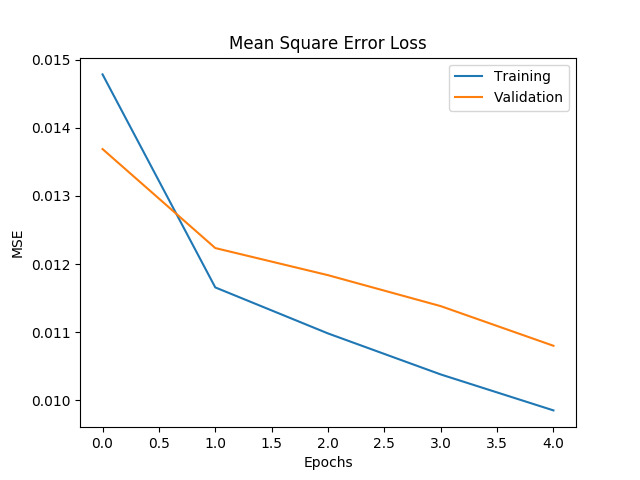

Recreate this plot in Python.
import os
import csv
import cv2
import pandas
import math
import numpy as np
import tensorflow as tf
import matplotlib.pyplot as plt
import sklearn
from sklearn.model_selection import train_test_split


def get_data():
    # This function collects the paths to the images being used for training and validating the model
    samples = []
    with open('./driving_log.csv') as csvfile:
        reader = csv.reader(csvfile)
        for line in reader:
            samples.append(line)
    with open('./driving_log3.csv') as csvfile:
        reader = csv.reader(csvfile)
        for line in reader:
            samples.append(line)
    return samples  

def preprocess(image):
    # This function crops the images to exclude undesirable parts
    if type(None) == type(image):
      return image
    sizey = image.shape[0]    
    image = image[70:sizey-20, :]
    return image

def generator(samples, batch_size=64):
    # Generator used to process images more efficiently
    num_samples = len(samples)
    while 1: # Loop forever so the generator never terminates
        sklearn.utils.shuffle(samples)
        for offset in range(0, num_samples, batch_size):
            batch_samples = samples[offset:offset+batch_size]

            images = []
            angles = []

            for batch_sample in batch_samples:
                name = './IMG/'+batch_sample[0].split('/')[-1]
                
                center_image = preprocess(cv2.imread(name))
                fliped_image = cv2.flip(center_image, 1)
                center_angle = float(batch_sample[3])
                fliped_angle = -center_angle               
                
                images.append(center_image)
                angles.append(center_angle)
                images.append(fliped_image)
                angles.append(fliped_angle)

            X_train = np.array(images)
            y_train = np.array(angles)
            yield sklearn.utils.shuffle(X_train, y_train)
            
# Retrieve the data
samples = get_data()
X_train, X_valid = train_test_split(samples, test_size=0.2)
print('Number of training samples:' len(X_train))

# Get image to input shape of DNN & save example of preprocessed frame
name = './IMG/'+X_train[0][0].split('/')[-1]
ex_img = preprocess(cv2.imread(name))
ex_flip = cv2.flip(ex_img, 1)
cv2.imwrite('ex_img.png', ex_img)
cv2.imwrite('flipped.png', ex_flip)

# Set batch size
batch_size=128

# compile and train the model using the generator function
train_generator = generator(X_train, batch_size=batch_size)
validation_generator = generator(X_valid, batch_size=batch_size)

from keras.models import Sequential
from keras.layers import Conv2D, Dropout, MaxPooling2D, Flatten, Activation, Dense, Lambda, Cropping2D
from keras.callbacks import EarlyStopping

model = Sequential()
model.add(Lambda(lambda x: x /255.0 - 0.5, input_shape=(70,320,3)))
# model.add(Cropping2D(cropping=((70,20), (0,0)), input_shape=(160,320,3)))
model.add(Conv2D(32, (3, 3), strides=(2, 2), activation = 'relu'))
model.add(Dropout(0.2))
model.add(MaxPooling2D((2,2)))
model.add(Conv2D(64, (3, 3), strides=(2, 2), activation = 'relu'))
model.add(Dropout(0.2))
model.add(Conv2D(128, (3, 3), strides=(2, 2), activation = 'relu'))
model.add(Dropout(0.2))
model.add(MaxPooling2D((2,2)))
model.add(Flatten())
model.add(Dense(1))

# Compile using adam optimizer and fit to train/validation data
model.compile('adam', loss='mse', metrics=['accuracy'])

#add early stopping callback to stop once overfitting occurs
es = EarlyStopping(verbose=1)
history_object = model.fit_generator(train_generator, steps_per_epoch=math.ceil(len(X_train)/batch_size), validation_data=validation_generator, validation_steps=math.ceil(len(X_valid)/batch_size), epochs=5, verbose=1, callbacks=[es])

# Save the model
model.save('model.h5')
print('Model saved!')

# Model results visualization
fig = plt.figure()
plt.plot(history_object.history['loss'])
plt.plot(history_object.history['val_loss'])
plt.title('Mean Square Error Loss')
plt.ylabel('MSE')
plt.xlabel('Epochs')
plt.legend(['Training', 'Validation'], loc='upper right')
plt.savefig('model.png')
print('Picture saved!')





